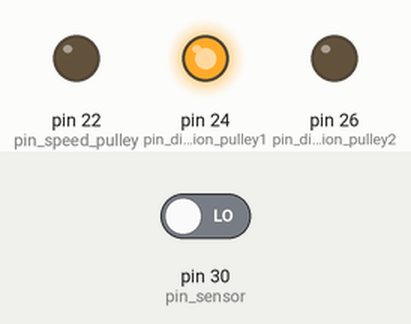
The sketch below on a simulated Arduino Mega 2560, built with avr-gcc and run on an emulated ATmega2560. On the bench: output pins drawn as LEDs (lit = HIGH). Inputs (shaded band) come from the test bench; at power-on: pin 30 (pin_sensor) LOW.

Above: at 1.2 s.
1.3 s: pin 30 (pin_sensor) driven HIGH
At 13.1 s:
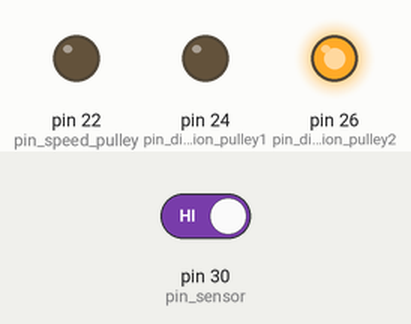
19.0 s: pin 30 (pin_sensor) driven LOW
At 31.2 s:
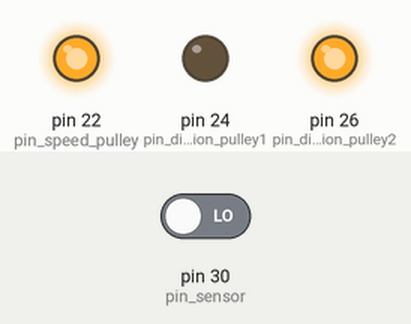
Timing chart, 0 to 33.8 s (numbered marks = the images above; inputs shaded):
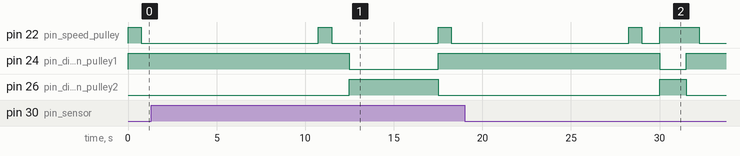

The sketch:

pulley.ino
```cpp
// serial 9600
// if using sensor, take out delay(1500) in down
// mode = 2 means up, switch = 1 means half, switch = 0 means full

int pin_speed_pulley = 22, pin_direction_pulley1 = 24, pin_direction_pulley2 = 26;
int pin_sensor = 30, sensor, mode, switch_up;

void setup()
{
    pinMode(pin_speed_pulley, OUTPUT);
    pinMode(pin_direction_pulley1, OUTPUT);
    pinMode(pin_direction_pulley2, OUTPUT);
    digitalWrite(pin_direction_pulley1, HIGH);
    digitalWrite(pin_direction_pulley2, LOW);
    mode = 2; // mode = 2 means up, switch = 1 means half, switch = 0 means full
    switch_up = 1;
    Serial.begin(9600);
}

void loop()
{
  // for actual use
  move_up_half();

  delay(10000);
  move_up_half();
  delay(1000);
  move_down();

// for demo
 /* if ( 1 == mode )
  {
      Serial.println("down");
      move_down();
      mode = 2; // mode = 2 means up, switch = 1 means half, switch = 0 means full
      // mode = 1 means down

  }
  else if ( (2 == mode) && (1 == switch_up) )
  {
     Serial.println("half_up");
     move_up_half();
     mode = 1;
     switch_up = 0;
  }
  else if (2 == mode)
  {
    Serial.println("up");
    move_up();
    mode = 1;
    switch_up = 1;
  }
  Serial.println("end of loop"); */
}

int move_down()
{
    digitalWrite(pin_direction_pulley1, LOW);
    digitalWrite(pin_direction_pulley2, HIGH);
    sensor = digitalRead(pin_sensor);
      if (1 == sensor )
    {
      analogWrite(pin_speed_pulley, 0);
      delay(5000);
      mode = 2;
      if (1 == switch_up)
      {
        mode = 3;
      }
    }
    else if (0 == sensor)
    {
      analogWrite(pin_speed_pulley,155);
      delay(1500); // take out once sensor is implemented
    }

    return 0;
}

int move_up()
{
    digitalWrite(pin_direction_pulley1, HIGH);
    digitalWrite(pin_direction_pulley2, LOW);
    analogWrite(pin_speed_pulley,155);
    delay(1500);
    analogWrite(pin_speed_pulley,0);
    return 0;
}

int move_up_half()
{
    digitalWrite(pin_direction_pulley1, HIGH);
    digitalWrite(pin_direction_pulley2, LOW);
    analogWrite(pin_speed_pulley,155);
    delay(750);
    analogWrite(pin_speed_pulley,0);
    return 0;

}
```
